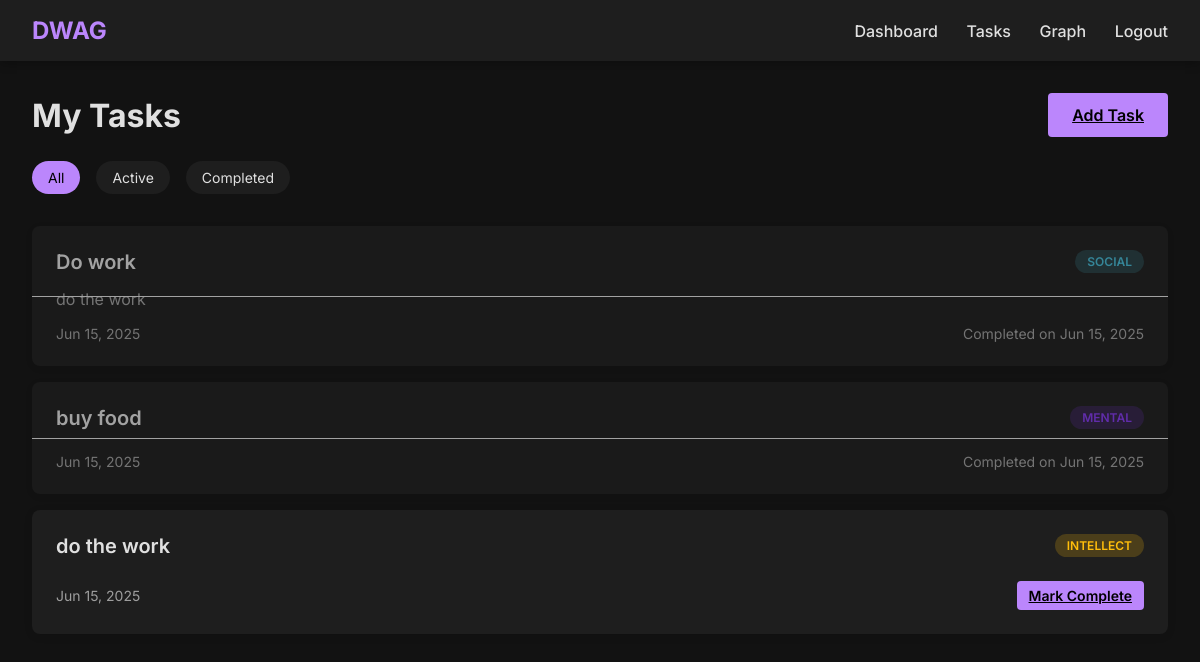
The page /view_tasks (signed in) on the database as committed earlier.
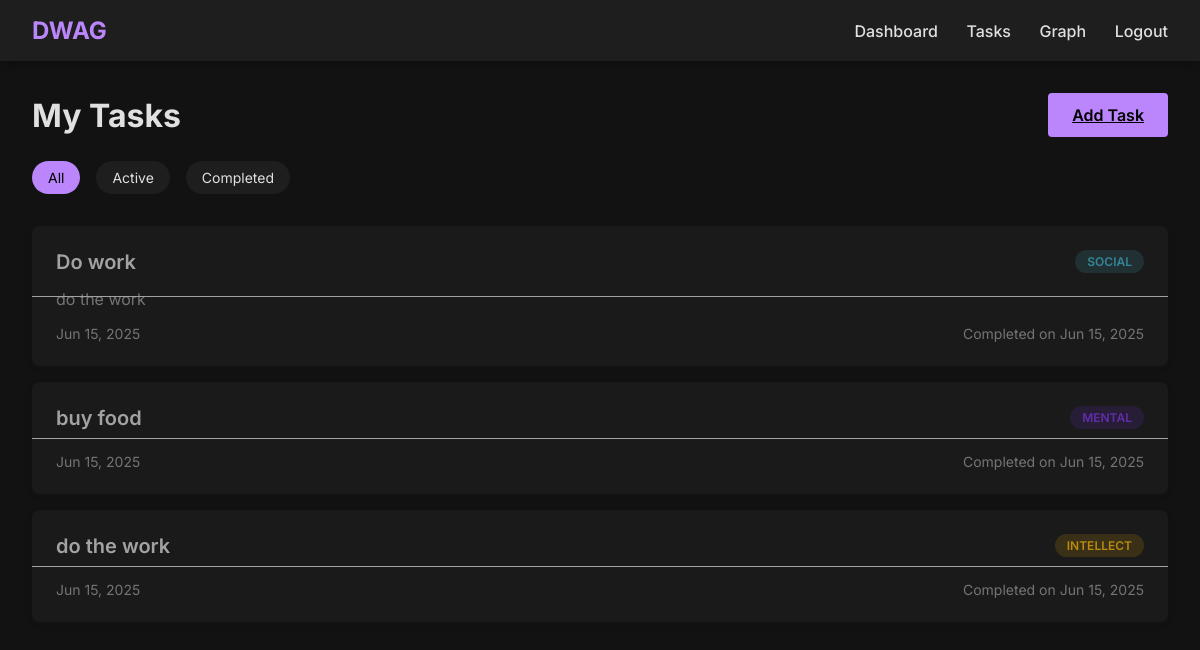
The same page on the database as committed later.
### app.py (models this page shows)
class Task(db.Model):
    id = db.Column(db.Integer, primary_key=True)
    title = db.Column(db.String(100), nullable=False)
    description = db.Column(db.Text)
    category = db.Column(db.String(50), nullable=False)
    completed = db.Column(db.Boolean, default=False)
    date_created = db.Column(db.DateTime, default=datetime.utcnow)
    user_id = db.Column(db.Integer, db.ForeignKey('user.id'), nullable=False)

### app.py (the view)
@app.route('/view_tasks')
def view_tasks():
    if 'user_id' not in session:
        return redirect(url_for('login'))
    tasks = Task.query.filter_by(user_id=session['user_id']).all()
    return render_template('view_tasks.html', tasks=tasks)

### templates/view_tasks.html (shortened to what this page needs)
{% extends "base.html" %}
{% block content %}
<div class="tasks-header">
    <h1>My Tasks</h1>
    <a href="{{ url_for('add_task') }}" class="btn btn-primary">Add Task</a>
</div>
<div class="task-filters">
    <a href="?filter=all" class="filter-btn {% if request.args.get('filter') == 'all' or not request.args.get('filter') %}active{% endif %}">All</a>
    <a href="?filter=active" class="filter-btn {% if request.args.get('filter') == 'active' %}active{% endif %}">Active</a>
    <a href="?filter=completed" class="filter-btn {% if request.args.get('filter') == 'completed' %}active{% endif %}">Completed</a>
</div>
<div class="task-list">
    {% if tasks %}
        {% for task in tasks %}
            <div class="task-card {% if task.completed %}completed{% endif %}">
                <div class="task-title">
                    <span>{{ task.title }}</span>
                    <span class="task-category category-{{ task.category.lower() }}">{{ task.category }}</span>
                </div>
                <p class="task-description">{{ task.description }}</p>
                <div class="task-footer">
                    <span>{{ task.date_created.strftime('%b %d, %Y') }}</span>
                    {% if not task.completed %}
                        <a href="{{ url_for('complete_task', task_id=task.id) }}" class="btn btn-small">Mark Complete</a>
                    {% else %}
                        <span>Completed on {{ task.date_created.strftime('%b %d, %Y') }}</span>
                    {% endif %}
                </div>
            </div>
        {% endfor %}
    {% else %}
        <p>No tasks found. <a href="{{ url_for('add_task') }}">Add your first task</a> to get started!</p>
    {% endif %}
</div>
{% endblock %}

### templates/base.html (shortened to what this page needs)
<!DOCTYPE html>
<html lang="en">
<head>
    <link rel="stylesheet" href="{{ url_for('static', filename='css/style.css') }}">
</head>
<body>
    <nav class="navbar">
        <div class="container">
            <a href="{{ url_for('index') }}" class="logo">DWAG</a>
            <div class="nav-links">
                {% if 'user_id' in session %}
                    <a href="{{ url_for('dashboard') }}">Dashboard</a>
                    <a href="{{ url_for('view_tasks') }}">Tasks</a>
                    <a href="{{ url_for('graph') }}">Graph</a>
                    <a href="{{ url_for('logout') }}">Logout</a>
                {% else %}
                    <a href="{{ url_for('login') }}">Login</a>
                    <a href="{{ url_for('register') }}">Register</a>
                {% endif %}
            </div>
        </div>
    </nav>
    <div class="container">
        {% block content %}{% endblock %}
    </div>
</body>
</html>

### static/css/style.css (style rules this page uses)
:root { --bg-color: #121212; --card-bg: #1e1e1e; --text-color: #e0e0e0; --text-muted: #9e9e9e; --primary: #bb86fc; --primary-variant: #3700b3; --secondary: #03dac6; --error: #cf6679; --success: #4caf50; --warning: #ff9800; --info: #2196f3; }
* { margin: 0; padding: 0; box-sizing: border-box; font-family: 'Inter', sans-serif; }
body { background-color: var(--bg-color); color: var(--text-color); min-height: 100vh; }
.container { max-width: 1200px; margin: 0 auto; padding: 2rem; }
.navbar { background-color: var(--card-bg); padding: 1rem 0; box-shadow: 0 2px 10px rgba(0, 0, 0, 0.3); }
.navbar .container { display: flex; justify-content: space-between; align-items: center; padding: 0 2rem; }
.logo { font-size: 1.5rem; font-weight: 700; color: var(--primary); text-decoration: none; }
.nav-links a { color: var(--text-color); text-decoration: none; margin-left: 1.5rem; font-weight: 500; transition: color 0.3s; }
.btn { padding: 0.75rem 1.5rem; background-color: var(--primary); color: #000; border: none; border-radius: 4px; font-weight: 600; cursor: pointer; transition: background-color 0.3s; }
.task-list { margin-top: 2rem; }
.task-card { background-color: var(--card-bg); padding: 1.5rem; border-radius: 8px; margin-bottom: 1rem; box-shadow: 0 2px 8px rgba(0, 0, 0, 0.1); }
.task-title { font-size: 1.25rem; font-weight: 600; margin-bottom: 0.5rem; display: flex; justify-content: space-between; }
.task-category { display: inline-block; padding: 0.25rem 0.75rem; border-radius: 20px; font-size: 0.75rem; font-weight: 600; margin-bottom: 0.5rem; }
.task-description { color: var(--text-muted); margin-bottom: 1rem; }
.task-footer { display: flex; justify-content: space-between; align-items: center; font-size: 0.875rem; color: var(--text-muted); }
.completed { opacity: 0.7; position: relative; }
.completed::after { content: ''; position: absolute; top: 50%; left: 0; right: 0; height: 1px; background-color: var(--text-color); }
.tasks-header { display: flex; justify-content: space-between; align-items: center; margin-bottom: 1.5rem; }
.task-filters { display: flex; gap: 1rem; margin-bottom: 1.5rem; }
.filter-btn { padding: 0.5rem 1rem; background-color: var(--card-bg); color: var(--text-color); border-radius: 20px; text-decoration: none; font-size: 0.875rem; transition: all 0.3s; }
.filter-btn.active { background-color: var(--primary); color: #000; }
.category-social { background-color: rgba(69, 183, 209, 0.2); color: #45B7D1; }
.category-intellect { background-color: rgba(255, 190, 11, 0.2); color: #FFBE0B; }
.category-mental { background-color: rgba(131, 56, 236, 0.2); color: #8338EC; }

Rows that differ between the two databases and show on the page:
changed Task "INTELLECT": date_created (not shown) → "Jun 15, 2025"; completed "Mark Complete" → "Completed on"
